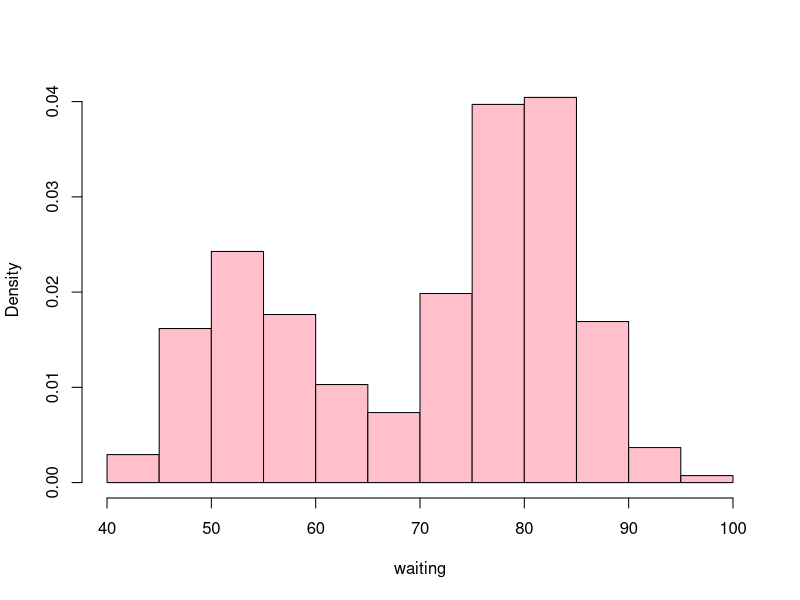

Write the R code that produced this figure.
## ---- chunk 1
attach(faithful)
hist(faithful$waiting,xlab = 'waiting',probability = T,col='pink',main='')
## ---- chunk 2
attach(faithful)
head(faithful)

## parameters = (alpha, sigma1, mu, sigma2, p)

model1 <- function(parameters, data){
  
  alpha <- parameters[1]
  sigma1 <- parameters[2]
  mu <- parameters[3]
  sigma2 <- parameters[4]
  p <- parameters[5]
  
  
  loglikely <- 0
  n = length(data)
  
  for (i in 1:n){
    
    first <- p*dgamma(data[i], shape=alpha, scale=sigma1)
    second <- (1-p)*dnorm(data[i], mean=mu, sd=sigma2)
    loglikely <- loglikely + log(first + second)
  }
  return(-loglikely)
}

initial1 <- c(3,0.45,80,9,0.35)

fit1 <- optim(initial1,
             model1,
             data=waiting,
             control=list(maxit=1500))

aic1 <- length(fit1$par)*2 + 2*fit1$value

cat("Parameters:", fit1$par, "\n", "AIC for Model 1:", aic1)

###############################################################################

model2 <- function(parameters, data){
  
  alpha1 <- exp(parameters[1])
  sigma1 <- exp(parameters[2])
  alpha2 <- exp(parameters[3])
  sigma2 <- exp(parameters[4])
  p <- exp(parameters[5])/(1 + exp(parameters[5]))
  
  
  loglikely <- 0
  n = length(data)
  
  for (i in 1:n){
    
    first <- p*dgamma(data[i], shape=alpha1, scale=sigma1)
    second <- (1-p)*dgamma(data[i], shape=alpha2, scale=sigma2)
    loglikely <- loglikely + log(first + second)
  }
  return(-loglikely)
}

initial2 <- c(4, 0, 4, 0, 0.4)

fit2 <- optim(initial2,
              model2,
              data=waiting,
              control=list(maxit=1500))

aic2 <- length(fit2$par)*2 + 2*fit2$value

cat("Parameters:", fit2$par, "\n", "AIC for Model 1:", aic2)

###############################################################################

model3 <- function(parameters, data){
  
  mu1 <- parameters[1]
  sigma1 <- exp(parameters[2])
  mu2 <- parameters[3]
  sigma2 <- exp(parameters[4])
  p <- exp(parameters[5])/(1 + exp(parameters[5]))
  
  
  loglikely <- 0
  n = length(data)
  
  for (i in 1:n){
    
    first <- p*dlnorm(data[i], meanlog=mu1, sdlog=sigma1)
    second <- (1-p)*dlnorm(data[i], meanlog=mu2, sdlog=sigma2)
    loglikely <- loglikely + log(first + second)
  }
  return(-loglikely)
}

initial3 <- c(2.76,-2.25,4.4,-2.6,0.35)

fit3 <- optim(initial3,
              model3,
              data=waiting,
              control=list(maxit=1500))

aic3 <- length(fit3$par)*2 + 2*fit2$value

cat("Parameters:", fit3$par, "\n", "AIC for Model 3:", aic3)

density <- function(x, theta){
  
  mu1 <- theta[1]
  sigma1 <- exp(theta[2])
  mu2 <- theta[3]
  sigma2 <- exp(theta[4])
  p <- exp(theta[5])/(1 + exp(theta[5]))
  
  first <- p*dlnorm(x, meanlog=mu1, sdlog=sigma1)
  second <- (1-p)*dlnorm(x, meanlog=mu2, sdlog=sigma2)
  return(first + second)
}

solution <- integrate(density, 60, 70, fit3$par)

cat("The required probability is:", as.numeric(solution[1]))
